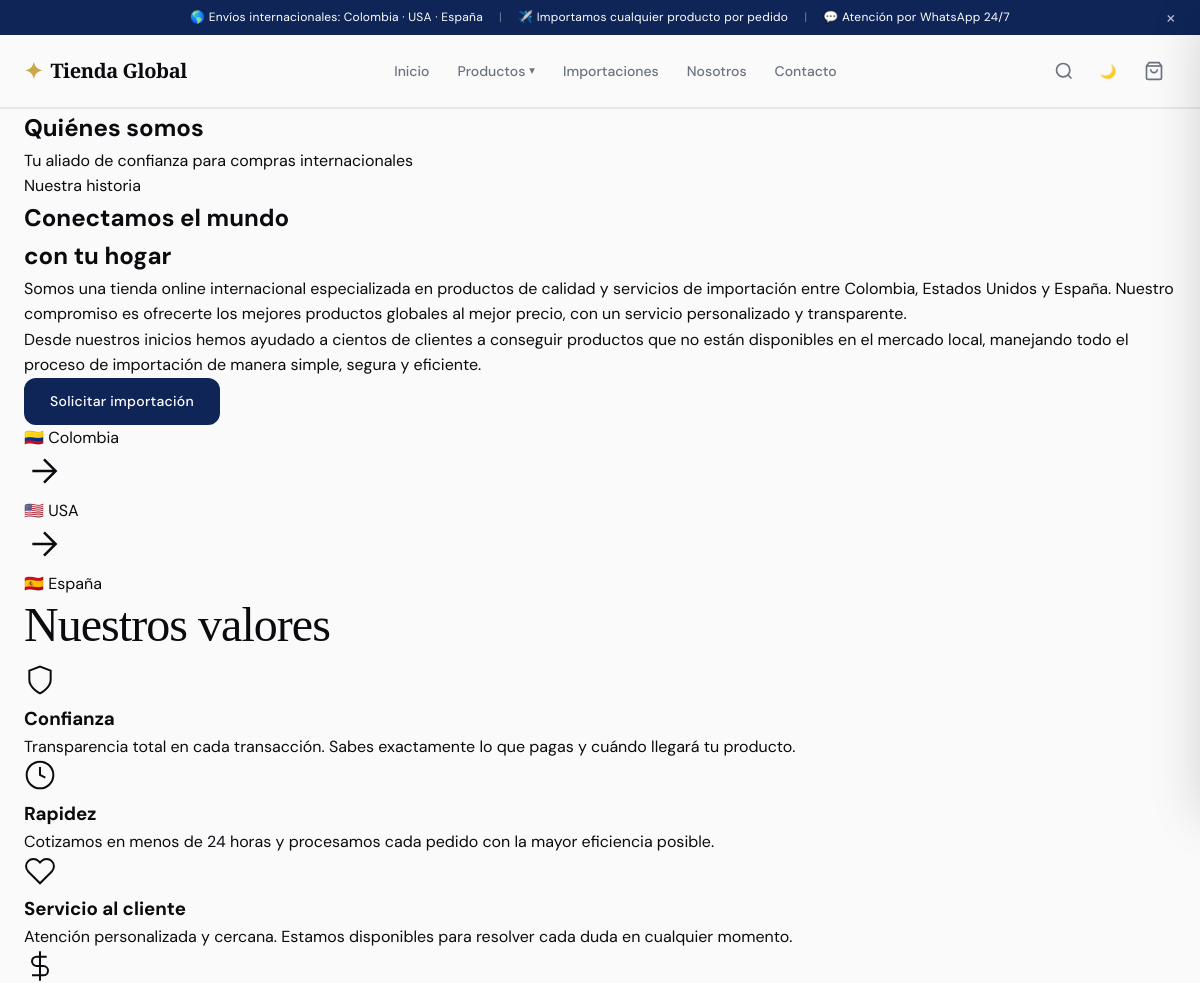
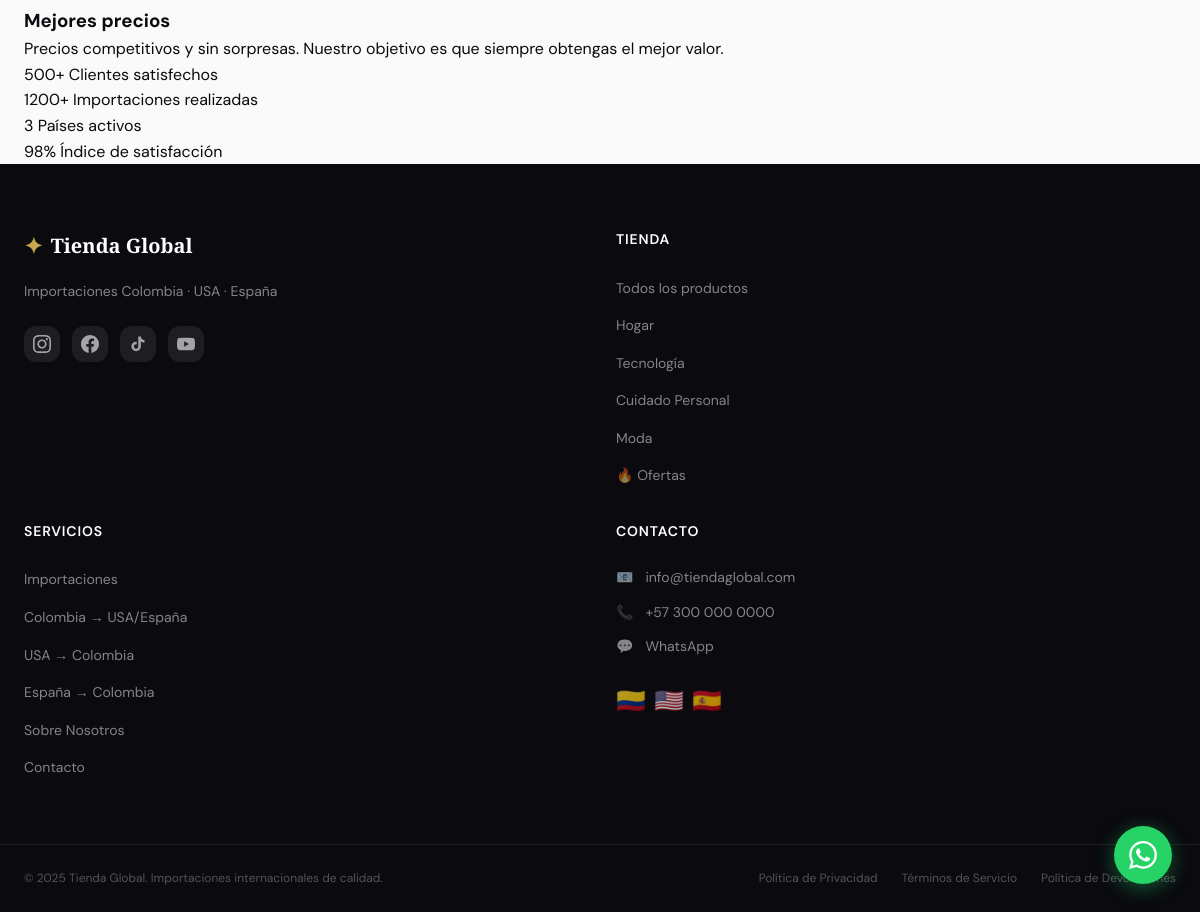
The page /nosotros on the database its author committed (2 pictures, top to bottom).
### app.py (models this page shows, shortened)
class SiteSettings(db.Model):
    __tablename__ = 'site_settings'
    id = db.Column(db.Integer, primary_key=True)
    key = db.Column(db.String(100), unique=True, nullable=False)
    value = db.Column(db.Text)
    description = db.Column(db.String(200))
    @staticmethod
    def get(key, default=''):
        s = SiteSettings.query.filter_by(key=key).first()
        return s.value if s else default

class Category(db.Model):
    __tablename__ = 'categories'
    id = db.Column(db.Integer, primary_key=True)
    name = db.Column(db.String(100), nullable=False, unique=True)
    slug = db.Column(db.String(100), nullable=False, unique=True)
    description = db.Column(db.Text)
    image = db.Column(db.String(255))
    icon = db.Column(db.String(50))       # Emoji o clase de icono
    color = db.Column(db.String(20))      # Color de acento para la categoría
    is_active = db.Column(db.Boolean, default=True)
    sort_order = db.Column(db.Integer, default=0)
    created_at = db.Column(db.DateTime, default=datetime.utcnow)
    products = db.relationship('Product', backref='category', lazy=True)

### app.py (the view)
@app.route('/nosotros')
def about():
    return render_template('about.html', settings=get_site_settings())

### app.py (called while the page is built)
def get_site_settings():
    return {
        'site_name': SiteSettings.get('site_name', 'Tienda Global'),
        'site_tagline': SiteSettings.get('site_tagline', 'Importaciones Colombia · USA · España'),
        'site_email': SiteSettings.get('site_email', 'info@tienda.com'),
        'site_phone': SiteSettings.get('site_phone', '+57 300 000 0000'),
        'whatsapp_number': SiteSettings.get('whatsapp_number', '573000000000'),
        'instagram_url': SiteSettings.get('instagram_url', '#'),
        'facebook_url': SiteSettings.get('facebook_url', '#'),
        'tiktok_url': SiteSettings.get('tiktok_url', '#'),
        'youtube_url': SiteSettings.get('youtube_url', '#'),
        'footer_text': SiteSettings.get('footer_text', '© 2025 Tienda Global. Todos los derechos reservados.'),
    }

@app.context_processor
def inject_globals():
    categories = Category.query.filter_by(is_active=True).order_by(Category.sort_order).all()
    settings = get_site_settings()
    cart_count = 0  # El carrito se maneja en localStorage (JavaScript)
    return dict(
        nav_categories=categories,
        site_settings=settings,
        cart_count=cart_count,
        current_year=datetime.now().year,
    )

### templates/about.html (shortened to what this page needs)
{% extends "base.html" %}
{% block content %}
<section class="page-header">
  <div class="container">
    <h1 class="page-title">Quiénes somos</h1>
    <p class="page-subtitle">Tu aliado de confianza para compras internacionales</p>
  </div>
</section>
<section class="about-section">
  <div class="container">
    <div class="about-intro">
      <div class="about-intro__text">
        <span class="eyebrow">Nuestra historia</span>
        <h2>Conectamos el mundo<br>con tu hogar</h2>
        <p>Somos una tienda online internacional especializada en productos de calidad y servicios de importación entre Colombia, Estados Unidos y España. Nuestro compromiso es ofrecerte los mejores productos globales al mejor precio, con un servicio personalizado y transparente.</p>
        <p>Desde nuestros inicios hemos ayudado a cientos de clientes a conseguir productos que no están disponibles en el mercado local, manejando todo el proceso de importación de manera simple, segura y eficiente.</p>
        <a href="{{ url_for('imports') }}" class="btn btn-primary">Solicitar importación</a>
      </div>
      <div class="about-intro__visual">
        <div class="about-flags-visual">
          <div class="about-flag-card">
            <span class="about-flag">🇨🇴</span>
            <span>Colombia</span>
          </div>
          <div class="about-connector">
            <svg width="40" height="40" viewBox="0 0 24 24" fill="none" stroke="currentColor" stroke-width="1.5">
              <path d="M5 12h14M12 5l7 7-7 7"/>
            </svg>
          </div>
          <div class="about-flag-card">
            <span class="about-flag">🇺🇸</span>
            <span>USA</span>
          </div>
          <div class="about-connector">
            <svg width="40" height="40" viewBox="0 0 24 24" fill="none" stroke="currentColor" stroke-width="1.5">
              <path d="M5 12h14M12 5l7 7-7 7"/>
            </svg>
          </div>
          <div class="about-flag-card">
            <span class="about-flag">🇪🇸</span>
            <span>España</span>
          </div>
        </div>
      </div>
    </div>
    <div class="about-values">
      <h2 class="section-title text-center">Nuestros valores</h2>
      <div class="values-grid">
        <div class="value-card fade-up">
          <div class="value-icon">
            <svg width="32" height="32" viewBox="0 0 24 24" fill="none" stroke="currentColor" stroke-width="1.5">
              <path d="M12 22s8-4 8-10V5l-8-3-8 3v7c0 6 8 10 8 10z"/>
            </svg>
          </div>
          <h3>Confianza</h3>
          <p>Transparencia total en cada transacción. Sabes exactamente lo que pagas y cuándo llegará tu producto.</p>
        </div>
        <div class="value-card fade-up">
          <div class="value-icon">
            <svg width="32" height="32" viewBox="0 0 24 24" fill="none" stroke="currentColor" stroke-width="1.5">
              <circle cx="12" cy="12" r="10"/><polyline points="12 6 12 12 16 14"/>
            </svg>
          </div>
          <h3>Rapidez</h3>
          <p>Cotizamos en menos de 24 horas y procesamos cada pedido con la mayor eficiencia posible.</p>
        </div>
        <div class="value-card fade-up">
          <div class="value-icon">
            <svg width="32" height="32" viewBox="0 0 24 24" fill="none" stroke="currentColor" stroke-width="1.5">
              <path d="M20.84 4.61a5.5 5.5 0 0 0-7.78 0L12 5.67l-1.06-1.06a5.5 5.5 0 0 0-7.78 7.78l1.06 1.06L12 21.23l7.78-7.78 1.06-1.06a5.5 5.5 0 0 0 0-7.78z"/>
            </svg>
          </div>
          <h3>Servicio al cliente</h3>
          <p>Atención personalizada y cercana. Estamos disponibles para resolver cada duda en cualquier momento.</p>
        </div>
        <div class="value-card fade-up">
          <div class="value-icon">
            <svg width="32" height="32" viewBox="0 0 24 24" fill="none" stroke="currentColor" stroke-width="1.5">
              <line x1="12" y1="1" x2="12" y2="23"/><path d="M17 5H9.5a3.5 3.5 0 0 0 0 7h5a3.5 3.5 0 0 1 0 7H6"/>
            </svg>
          </div>
          <h3>Mejores precios</h3>
          <p>Precios competitivos y sin sorpresas. Nuestro objetivo es que siempre obtengas el mejor valor.</p>
        </div>
      </div>
    </div>
    <div class="about-stats">
      <div class="about-stat">
        <span class="about-stat__num">500+</span>
        <span class="about-stat__label">Clientes satisfechos</span>
      </div>
      <div class="about-stat">
        <span class="about-stat__num">1200+</span>
        <span class="about-stat__label">Importaciones realizadas</span>
      </div>
      <div class="about-stat">
        <span class="about-stat__num">3</span>
        <span class="about-stat__label">Países activos</span>
      </div>
      <div class="about-stat">
        <span class="about-stat__num">98%</span>
        <span class="about-stat__label">Índice de satisfacción</span>
      </div>
    </div>
  </div>
</section>
{% endblock %}

### templates/base.html (shortened to what this page needs)
<!DOCTYPE html>
<html lang="es" data-theme="light">
<head>
    <link rel="stylesheet" href="{{ url_for('static', filename='css/main.css') }}">
</head>
<body>
<div class="announcement-bar" id="announcementBar">
    <div class="announcement-content">
        <span>🌎 Envíos internacionales: Colombia · USA · España</span>
        <span class="sep">|</span>
        <span>✈️ Importamos cualquier producto por pedido</span>
        <span class="sep">|</span>
        <span>💬 Atención por WhatsApp 24/7</span>
    </div>
    <button class="announcement-close" onclick="document.getElementById('announcementBar').style.display='none'">×</button>
</div>
<nav class="navbar" id="navbar">
    <div class="nav-container">
        <a href="{{ url_for('index') }}" class="nav-logo">
            <span class="logo-icon">✦</span>
            <span class="logo-text">{{ site_settings.site_name }}</span>
        </a>
        <ul class="nav-menu" id="navMenu">
            <li><a href="{{ url_for('index') }}" class="nav-link {% if request.endpoint == 'index' %}active{% endif %}">Inicio</a></li>
            <li class="nav-dropdown">
                <a href="{{ url_for('products') }}" class="nav-link">Productos <span class="dropdown-arrow">▾</span></a>
            </li>
            <li><a href="{{ url_for('imports') }}" class="nav-link {% if request.endpoint == 'imports' %}active{% endif %}">Importaciones</a></li>
            <li><a href="{{ url_for('about') }}" class="nav-link">Nosotros</a></li>
            <li><a href="{{ url_for('contact') }}" class="nav-link">Contacto</a></li>
        </ul>
        <div class="nav-actions">
            <button class="nav-icon-btn" id="searchToggle" title="Buscar">
                <svg width="20" height="20" viewBox="0 0 24 24" fill="none" stroke="currentColor" stroke-width="2"><circle cx="11" cy="11" r="8"/><line x1="21" y1="21" x2="16.65" y2="16.65"/></svg>
            </button>
            <button class="nav-icon-btn" id="themeToggle" title="Cambiar tema">
                <span class="theme-icon-light">🌙</span>
            </button>
            <button class="nav-cart-btn" id="cartToggle" title="Carrito">
                <svg width="20" height="20" viewBox="0 0 24 24" fill="none" stroke="currentColor" stroke-width="2"><path d="M6 2L3 6v14a2 2 0 002 2h14a2 2 0 002-2V6l-3-4z"/><line x1="3" y1="6" x2="21" y2="6"/><path d="M16 10a4 4 0 01-8 0"/></svg>
            </button>
        </div>
    </div>
    <div class="search-bar" id="searchBar">
    </div>
</nav>
<main id="main-content">
    {% block content %}{% endblock %}
</main>
<footer class="footer">
    <div class="footer-container">
        <div class="footer-col footer-brand">
            <div class="footer-logo">
                <span class="logo-icon">✦</span>
                <span>{{ site_settings.site_name }}</span>
            </div>
            <p class="footer-tagline">{{ site_settings.site_tagline }}</p>
            <div class="footer-socials">
                <a href="{{ site_settings.instagram_url }}" target="_blank" rel="noopener" class="social-link" title="Instagram">
                </a>
                <a href="{{ site_settings.facebook_url }}" target="_blank" rel="noopener" class="social-link" title="Facebook">
                </a>
                <a href="{{ site_settings.tiktok_url }}" target="_blank" rel="noopener" class="social-link" title="TikTok">
                </a>
                <a href="{{ site_settings.youtube_url }}" target="_blank" rel="noopener" class="social-link" title="YouTube">
                </a>
            </div>
        </div>
        <div class="footer-col">
            <h4>Tienda</h4>
            <ul>
                <li><a href="{{ url_for('products') }}">Todos los productos</a></li>
                {% for cat in nav_categories[:4] %}
                <li><a href="{{ url_for('products', categoria=cat.slug) }}">{{ cat.name }}</a></li>
                {% endfor %}
                <li><a href="{{ url_for('products', categoria='ofertas') }}">🔥 Ofertas</a></li>
            </ul>
        </div>
        <div class="footer-col">
            <h4>Servicios</h4>
            <ul>
                <li><a href="{{ url_for('imports') }}">Importaciones</a></li>
                <li><a href="{{ url_for('imports') }}#desde-colombia">Colombia → USA/España</a></li>
                <li><a href="{{ url_for('imports') }}#desde-usa">USA → Colombia</a></li>
                <li><a href="{{ url_for('imports') }}#desde-espana">España → Colombia</a></li>
                <li><a href="{{ url_for('about') }}">Sobre Nosotros</a></li>
                <li><a href="{{ url_for('contact') }}">Contacto</a></li>
            </ul>
        </div>
        <div class="footer-col">
            <h4>Contacto</h4>
            <div class="footer-contact">
                <div class="contact-item">
                    <span>📧</span>
                    <a href="mailto:{{ site_settings.site_email }}">{{ site_settings.site_email }}</a>
                </div>
                <div class="contact-item">
                    <span>📞</span>
                    <span>{{ site_settings.site_phone }}</span>
                </div>
                {% if site_settings.whatsapp_number %}
                <div class="contact-item">
                    <span>💬</span>
                    <a href="https://wa.me/{{ site_settings.whatsapp_number }}" target="_blank">WhatsApp</a>
                </div>
                {% endif %}
            </div>
            <div class="footer-flags">
                <span title="Colombia">🇨🇴</span>
                <span title="Estados Unidos">🇺🇸</span>
                <span title="España">🇪🇸</span>
            </div>
        </div>
    </div>
    <div class="footer-bottom">
        <p>{{ site_settings.footer_text }}</p>
        <div class="footer-bottom-links">
            <a href="#">Política de Privacidad</a>
            <a href="#">Términos de Servicio</a>
            <a href="#">Política de Devoluciones</a>
        </div>
    </div>
</footer>
{% if site_settings.whatsapp_number %}
<a href="https://wa.me/{{ site_settings.whatsapp_number }}?text=Hola!%20Estoy%20interesado%20en%20sus%20productos."
   class="whatsapp-float" target="_blank" rel="noopener" title="Chatea con nosotros">
</a>
{% endif %}
</body>
</html>

### rows shown on the page
SiteSettings: site_name "Tienda Global"
SiteSettings: site_tagline "Importaciones Colombia · USA · España"
Category: name "Hogar"
Category: name "Tecnología"
Category: name "Cuidado Personal"
Category: name "Moda"
SiteSettings: site_email "info@tiendaglobal.com"
SiteSettings: site_phone "+57 300 000 0000"
SiteSettings: footer_text "© 2025 Tienda Global. Importaciones internacionales de calidad."
